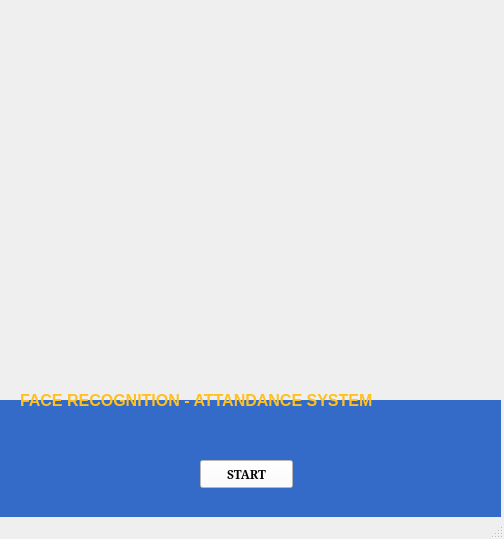
<?xml version="1.0" encoding="UTF-8"?>
<ui version="4.0">
 <class>MainWindow</class>
 <widget class="QMainWindow" name="MainWindow">
  <property name="geometry">
   <rect>
    <x>0</x>
    <y>0</y>
    <width>504</width>
    <height>539</height>
   </rect>
  </property>
  <property name="windowTitle">
   <string>Face Recognition PyQt App</string>
  </property>
  <property name="windowIcon">
   <iconset>
    <normaloff>Icon.png</normaloff>Icon.png</iconset>
  </property>
  <property name="styleSheet">
   <string notr="true">color: rgb(30, 82, 255);</string>
  </property>
  <widget class="QWidget" name="centralwidget">
   <widget class="QLabel" name="lable">
    <property name="geometry">
     <rect>
      <x>0</x>
      <y>0</y>
      <width>541</width>
      <height>401</height>
     </rect>
    </property>
    <property name="text">
     <string/>
    </property>
    <property name="pixmap">
     <pixmap>Project Logo.png</pixmap>
    </property>
   </widget>
   <widget class="QLabel" name="label_2">
    <property name="geometry">
     <rect>
      <x>20</x>
      <y>390</y>
      <width>461</width>
      <height>20</height>
     </rect>
    </property>
    <property name="font">
     <font>
      <family>Microsoft YaHei UI</family>
      <pointsize>12</pointsize>
      <weight>75</weight>
      <bold>true</bold>
     </font>
    </property>
    <property name="cursor">
     <cursorShape>PointingHandCursor</cursorShape>
    </property>
    <property name="styleSheet">
     <string notr="true">color: rgb(255, 192, 32);</string>
    </property>
    <property name="text">
     <string>FACE RECOGNITION - ATTANDANCE SYSTEM</string>
    </property>
    <property name="wordWrap">
     <bool>false</bool>
    </property>
   </widget>
   <widget class="QWidget" name="widget" native="true">
    <property name="geometry">
     <rect>
      <x>0</x>
      <y>400</y>
      <width>501</width>
      <height>131</height>
     </rect>
    </property>
    <property name="styleSheet">
     <string notr="true">background-color: rgb(52, 107, 200);</string>
    </property>
    <widget class="QPushButton" name="Start_Button">
     <property name="geometry">
      <rect>
       <x>200</x>
       <y>60</y>
       <width>93</width>
       <height>28</height>
      </rect>
     </property>
     <property name="font">
      <font>
       <family>MS Serif</family>
       <weight>75</weight>
       <bold>true</bold>
      </font>
     </property>
     <property name="styleSheet">
      <string notr="true">color: rgb(7, 7, 7);
background-color: rgb(255, 255, 255);</string>
     </property>
     <property name="text">
      <string>START</string>
     </property>
    </widget>
   </widget>
   <zorder>widget</zorder>
   <zorder>lable</zorder>
   <zorder>label_2</zorder>
  </widget>
  <widget class="QStatusBar" name="statusbar"/>
 </widget>
 <resources/>
 <connections/>
</ui>
